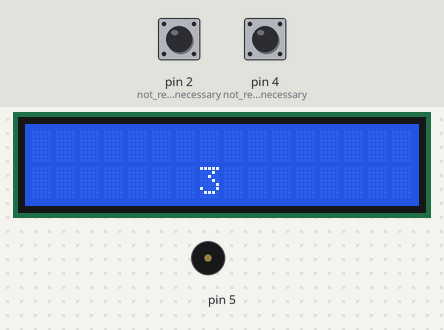
The sketch below on a simulated Arduino Uno, built with avr-gcc and run on an emulated ATmega328P. Shown: 16×2 character LCD, buzzer (waves = sounding). Inputs (shaded band) come from the test bench; at power-on: pin 2 (not_really_necessary) HIGH, pin 4 (not_really_necessary) HIGH.

Above: at 1.3 s.
At 5.2 s:
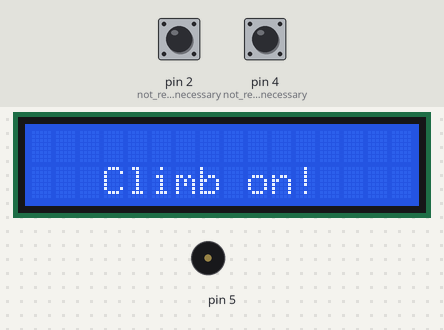
5.3 s: pin 2 (not_really_necessary) pulled LOW for 0.35 s
At 6.5 s:
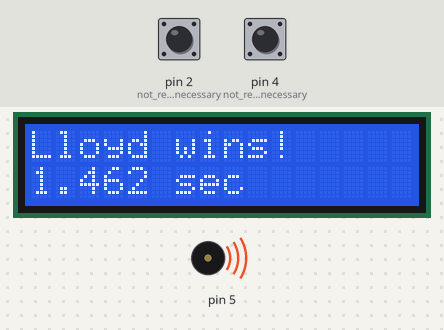
At 7.4 s:
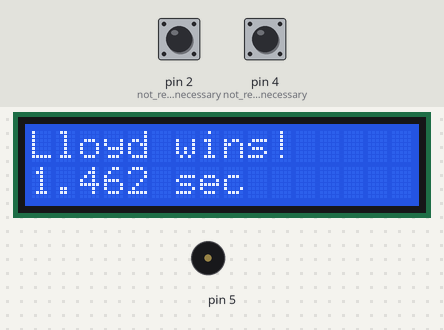
Timing chart, 0 to 8.9 s (numbered marks = the images above; inputs shaded):
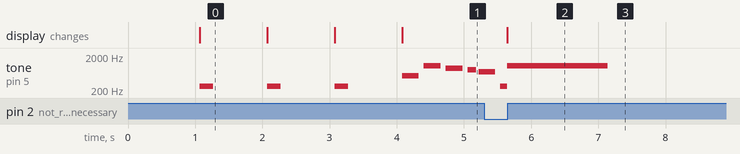

Measured:
- after the input at 5.3 s, the display: changes after 0.35 s (image 2)
- what the display in image 0 shows lasts 1.0 s, from 1.1 s to 2.1 s

The sketch:

Peak97.ino
```cpp
/*
This sketch is for the Peak 97 Arduino in charge of the Polulu Power
Switch, the Adafruit LCD, the piezo element, the game timing, and
the snow cap climber detection.
*/

// include the library code:
#include <LiquidCrystal.h>
#include "pitches.h"
//#include <EEPROM.h>

// initialize the library with the numbers of the interface pins
LiquidCrystal lcd(7, 8, 9, 10, 11, 12);

// notes in the melody:
int melody[] = {
  NOTE_C5, NOTE_C6, NOTE_A5, NOTE_G5, NOTE_F5, NOTE_G5, NOTE_F5, NOTE_E5, NOTE_D5};

// note durations: 4 = quarter note, 8 = eighth note, etc.:
int noteDurations[] = {
  4, 4, 4, 8,4,8,4,4,4 };
int thisNote = 0;

// Stopwatch Variables
long startTime ;                    // start time for stop watch
long elapsedTime ;                  // elapsed time for stop watch
int fractional;                     // variable used to store fractional part of time
int musicOn = 0;

void setup() {
  // Initialize the EEPROM with bogus high score
  //eeprom_write_dword(0, (float)millis());
  pinMode(5, OUTPUT);
  // set up the LCD's number of columns and rows:
  lcd.begin(16, 2);
  pinMode(3, OUTPUT); // Polulu Power Switch
  // Snow Cap pins
  pinMode(2, INPUT);       // not really necessary, pins default to INPUT anyway Lloyd
  pinMode(4, INPUT);       // not really necessary, pins default to INPUT anyway Mary
  digitalWrite(2, HIGH);   // turn on pullup resistors. Wire climber so that contact shorts snow cap to ground.
  digitalWrite(4, HIGH);   // turn on pullup resistors. Wire climber so that contact shorts snow cap to ground.
  // Print a message to the LCD.
  lcd.print("  -PEAK 97-");
  lcd.setCursor(0,1);
  lcd.print("Jeff Highsmith");

  /*for (int thisNote = 0; thisNote < 8; thisNote++) {
    // to calculate the note duration, take one second
    // divided by the note type.
    //e.g. quarter note = 1000 / 4, eighth note = 1000/8, etc.
    int noteDuration = 1000/noteDurations[thisNote];
    tone(5, melody[thisNote],noteDuration);
    // to distinguish the notes, set a minimum time between them.
    // the note's duration + 30% seems to work well:
    int pauseBetweenNotes = noteDuration * 1.30;
    delay(pauseBetweenNotes);
    // stop the tone playing:
    noTone(5);
  }*/


  //delay(1000);
  //lcd.clear();
  //lcd.print("   Please be");
  //lcd.setCursor(0,1);
  //lcd.print("    gentle.");
  delay(1000);
  // Display Countdown
  lcd.clear();
  lcd.setCursor(0,1);
  lcd.print("       3");
  tone(5, 262, 200);
  delay(1000);
  lcd.clear();
  lcd.setCursor(0,1);
  lcd.print("       2");
  tone(5, 262, 200);
  delay(1000);
  lcd.clear();
  lcd.setCursor(0,1);
  lcd.print("       1");
  tone(5, 262, 200);
  delay(1000);
  lcd.clear();
  lcd.setCursor(0,1);
  lcd.print("   Climb on!");
  // Start stopwatch
  startTime = millis();
  // Enable climbers
  digitalWrite(6, HIGH);
  //tone(5, 247, 600);
  musicOn = 1;
} // end setup

void loop() {
  elapsedTime =   millis() - startTime;
  if (elapsedTime > 300000) {
    shutdown();
  }
  // Wait for snow cap detection
  if (digitalRead(2) == LOW) {
    elapsedTime =   millis() - startTime; // store elapsed time
    musicOn = 0;
    digitalWrite(6, LOW); // Disable climbers
    tone(5, 262, 100); // Play Sound
    delay(100);
    tone(5, 1047, 1500);
    // Announce winner
    lcd.clear();
    lcd.setCursor(0,0);
    lcd.print("Lloyd wins!");
    lcd.setCursor(0,1);
    lcd.print((int)(elapsedTime / 1000L));
    lcd.print(".");
    // use modulo operator to get fractional part of time
    fractional = (int)(elapsedTime % 1000L);
    // pad in leading zeros - wouldn't it be nice if
    // Arduino language had a flag for this? :)
    if (fractional == 0)
       lcd.print("000");      // add three zero's
    else if (fractional < 10)    // if fractional < 10 the 0 is ignored giving a wrong time, so add the zeros
       lcd.print("00");       // add two zeros
    else if (fractional < 100)
       lcd.print("0");        // add one zero
    lcd.print(fractional);  // print fractional part of time
    lcd.print(" sec");
    // Determine if new high score

    // If new high score, announce as such and write to EEPROM

    // Shut down
    delay(10000);
    shutdown();
    //digitalWrite(3, HIGH);
    //delay(10000);
  }
  if (digitalRead(4) == LOW) {
    elapsedTime =   millis() - startTime; // Stop stopwatch and store elapsed time
    digitalWrite(6, LOW); // Disable climbers
    musicOn = 0;
    tone(5, 262, 100); // Play Sound
    delay(100);
    tone(5, 1047, 1500);
    // Announce winner
    lcd.clear();
    lcd.setCursor(0,0);
    lcd.print("Mary wins!");
    lcd.setCursor(0,1);
    lcd.print((int)(elapsedTime / 1000L));
    lcd.print(".");
    // use modulo operator to get fractional part of time
    fractional = (int)(elapsedTime % 1000L);
    // pad in leading zeros - wouldn't it be nice if
    // Arduino language had a flag for this? :)
    if (fractional == 0)
       lcd.print("000");      // add three zero's
    else if (fractional < 10)    // if fractional < 10 the 0 is ignored giving a wrong time, so add the zeros
       lcd.print("00");       // add two zeros
    else if (fractional < 100)
       lcd.print("0");        // add one zero
    lcd.print(fractional);  // print fractional part of time
    lcd.print(" sec");
    // Determine if new high score

    // If new high score, announce as such and write to EEPROM

    // Shut down
    delay(10000);
    shutdown();
    //digitalWrite(3, HIGH);
    //delay(10000);
  }
  if (musicOn == 1) {
    int noteDuration = 1000/noteDurations[thisNote];
    tone(5, melody[thisNote],noteDuration);
    int pauseBetweenNotes = noteDuration * 1.30;
    delay(pauseBetweenNotes);
    noTone(5);
    if (thisNote == 8) {
      thisNote = 0;
    } else {
      thisNote++;
    }
  }
} //end main loop

void shutdown()
{
  digitalWrite(3, HIGH);
  delay(10000);
}
```

pitches.h
```cpp
/*************************************************
 * Public Constants
 *************************************************/

#define NOTE_B0  31
#define NOTE_C1  33
#define NOTE_CS1 35
#define NOTE_D1  37
#define NOTE_DS1 39
#define NOTE_E1  41
#define NOTE_F1  44
#define NOTE_FS1 46
#define NOTE_G1  49
#define NOTE_GS1 52
#define NOTE_A1  55
#define NOTE_AS1 58
#define NOTE_B1  62
#define NOTE_C2  65
#define NOTE_CS2 69
#define NOTE_D2  73
#define NOTE_DS2 78
#define NOTE_E2  82
#define NOTE_F2  87
#define NOTE_FS2 93
#define NOTE_G2  98
#define NOTE_GS2 104
#define NOTE_A2  110
#define NOTE_AS2 117
#define NOTE_B2  123
#define NOTE_C3  131
#define NOTE_CS3 139
#define NOTE_D3  147
#define NOTE_DS3 156
#define NOTE_E3  165
#define NOTE_F3  175
#define NOTE_FS3 185
#define NOTE_G3  196
#define NOTE_GS3 208
#define NOTE_A3  220
#define NOTE_AS3 233
#define NOTE_B3  247
#define NOTE_C4  262
#define NOTE_CS4 277
#define NOTE_D4  294
#define NOTE_DS4 311
#define NOTE_E4  330
#define NOTE_F4  349
#define NOTE_FS4 370
#define NOTE_G4  392
#define NOTE_GS4 415
#define NOTE_A4  440
#define NOTE_AS4 466
#define NOTE_B4  494
#define NOTE_C5  523
#define NOTE_CS5 554
#define NOTE_D5  587
#define NOTE_DS5 622
#define NOTE_E5  659
#define NOTE_F5  698
#define NOTE_FS5 740
#define NOTE_G5  784
#define NOTE_GS5 831
#define NOTE_A5  880
#define NOTE_AS5 932
#define NOTE_B5  988
#define NOTE_C6  1047
#define NOTE_CS6 1109
#define NOTE_D6  1175
#define NOTE_DS6 1245
#define NOTE_E6  1319
#define NOTE_F6  1397
#define NOTE_FS6 1480
#define NOTE_G6  1568
#define NOTE_GS6 1661
#define NOTE_A6  1760
#define NOTE_AS6 1865
#define NOTE_B6  1976
#define NOTE_C7  2093
#define NOTE_CS7 2217
#define NOTE_D7  2349
#define NOTE_DS7 2489
#define NOTE_E7  2637
#define NOTE_F7  2794
#define NOTE_FS7 2960
#define NOTE_G7  3136
#define NOTE_GS7 3322
#define NOTE_A7  3520
#define NOTE_AS7 3729
#define NOTE_B7  3951
#define NOTE_C8  4186
#define NOTE_CS8 4435
#define NOTE_D8  4699
#define NOTE_DS8 4978
```
